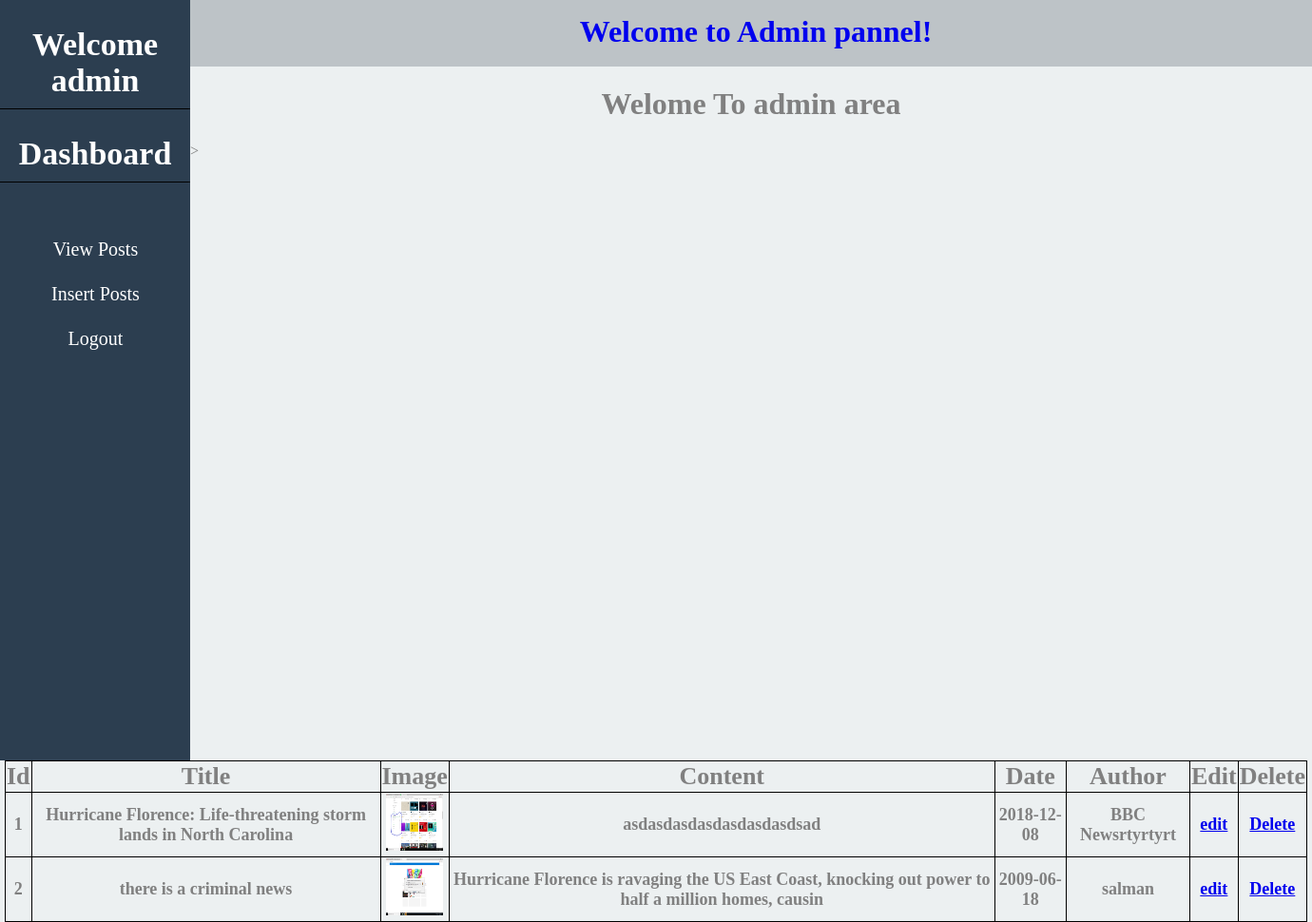
/admin/index.php?view=view (signed in), run on the app's committed database.
### tables this page shows
CREATE TABLE `posts` (
  `post_id` int(11) NOT NULL,
  `post_title` varchar(100) NOT NULL,
  `post_date` date NOT NULL,
  `post_author` varchar(100) NOT NULL,
  `post_image` varchar(150) NOT NULL,
  `post_content` longtext NOT NULL
);

### admin/index.php (the view, shortened to what this page needs)
<?php
 if(isset($_SESSION['user_name'])){
?>
<!DOCTYPE html>
<html>
<head>
	<link rel="stylesheet" href="css/admin_style.css">
</head>
<body>
	<aside>
		<center>
			<h1>Welcome <span><?php echo $_SESSION['user_name']; ?></span></h1>
			    <h1>Dashboard</h1><br>
					<a href="index.php?view=view" class="button">View Posts</a>
					<a href="insert_post.php?insert=insert" class="button">Insert Posts</a>
					<a href="logout.php" class="button">Logout</a>
		</center>
	</aside>
	<header>
		<h1><a href="index.php" style="text-decoration: none;">Welcome to Admin pannel!</a></h1>
	</header>
	<h1 style="text-align:center;">Welome To admin area</h1>>
<?php
include "../config/connect.php";
if (isset($_GET["view"])) {
	echo '<table width="1370" align="center" border="3" class="table">
		<tr>
		<th>Id</th>
		<th>Title</th>
		<th>Image</th>
		<th>Content</th>
		<th>Date</th>
		<th>Author</th>
		<th>Edit</th>
		<th>Delete</th>
	    </tr>';
	$sql = "SELECT * FROM posts ORDER BY 1 DESC";
	$status = mysqli_query($con, $sql);
	$i = 1;
	if ($status) {
		while ($data = mysqli_fetch_assoc($status)) {
			$id = $data['post_id'];
			$title = $data['post_title'];
			$date = $data['post_date'];
			$author = $data['post_author'];
			$image = $data['post_image'];
			$content = substr($data['post_content'], 0, 100);
			?>
	<tr align="center">
		<td><?php echo $i++; ?></td>
		<td><?php echo $title; ?></td>
		<td> <image src="../images/<?php echo $image; ?>" width="60px" height="60px"> </td>
		<td><?php echo $content; ?></td>
		<td><?php echo $date; ?></td>
		<td><?php echo $author; ?></td>
		<td><a href="edit.php?edit=<?php echo $id; ?> ">edit</a></td>
		<td><a href="delete.php?delete=<?php echo $id; ?>">Delete</a></td>
	</tr>
<?php
}
	}
}
?>
</table>
</body>
</html>
<?php
 }
 else{
 	header("Location: login.php");
 }
?>

### admin/css/admin_style.css (style rules this page uses)
body { color: gray; padding: 0; margin: 0; background: #ecf0f1; }
header { width: 100%; height: 50px; background: #bdc3c7; text-align: center; padding: 10px; }
header h1 { margin-top: 5px; }
aside { float: left; background: #2c3e50; width: 200px; height: 100vh; }
aside h1 { padding-bottom: 10px; color: #fff; font-size: 34px; border-bottom: 1px solid black; }
aside .button { background-color: #2c3e50; border: none; width: 133px; color: white; padding: 12px 32px; text-align: center; text-decoration: none; display: inline-block; margin: 0px 2px; cursor: pointer; font-size: 20px; }
.table { margin-top: 5px; }
.table, th, td { border: 1px solid black; border-collapse: collapse; font-size: 18px; font-weight: bold; }
.table, th { font-size: 26px; }

### data on the page
posts: post_title "Hurricane Florence: Life-threatening storm lands in North Carolina", post_image (picture), post_content "asdasdasdasdasdasdasdsad", post_date "2018-12-08", post_author "BBC Newsrtyrtyrt"
posts: post_title "there is a criminal news", post_image (picture), post_content "Hurricane Florence is ravaging the US East Coast, knocking out power to half a million homes, causin", post_date "2009-06-18", post_author "salman"

### other printed values
$_SESSION['user_name'] "admin"
